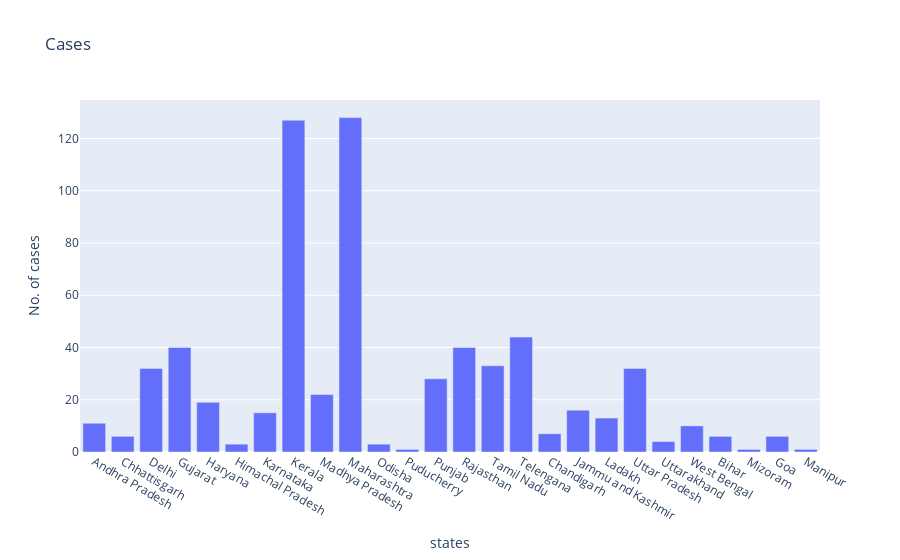

Write notebook code for a chart like this one.
### Code cell
#plotly oo
fig= go.Figure()
fig.add_trace(go.Bar(x=df['Name of State / UT'],y=df['Active cases']))
fig.update_layout(title='Cases',xaxis=dict(title='states'),yaxis=dict(title='No. of cases'))

### Figure 1 — Plotly figure (JSON) as saved in the notebook; plotly's stock layout.template omitted (floating-point values rounded to 4 significant figures)
{"data": [{"type": "bar", "x": ["Andhra Pradesh", "Chhattisgarh", "Delhi", "Gujarat", "Haryana", "Himachal Pradesh", "Karnataka", "Kerala", "Madhya Pradesh", "Maharashtra", "Odisha", "Puducherry", "Punjab", "Rajasthan", "Tamil Nadu", "Telengana", "Chandigarh", "Jammu and Kashmir", "Ladakh", "Uttar Pradesh", "Uttarakhand", "West Bengal", "Bihar", "Mizoram", "Goa", "Manipur"], "y": [11, 6, 32, 40, 19, 3, 15, 127, 22, 128, 3, 1, 28, 40, 33, 44, 7, 16, 13, 32, 4, 10, 6, 1, 6, 1]}], "layout": {"title": {"text": "Cases"}, "xaxis": {"title": {"text": "states"}}, "yaxis": {"title": {"text": "No. of cases"}}}}
